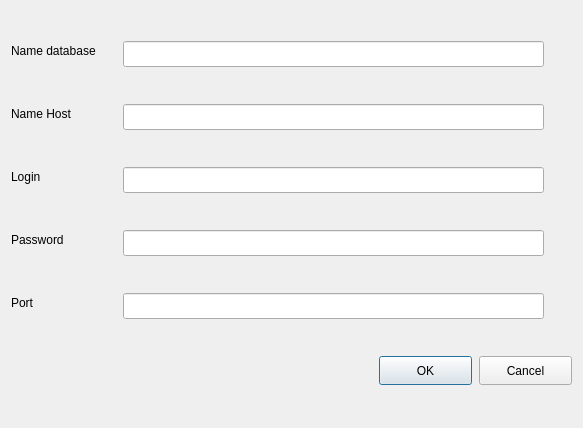
<?xml version="1.0" encoding="UTF-8"?>
<ui version="4.0">
 <class>linkDb</class>
 <widget class="QDialog" name="linkDb">
  <property name="geometry">
   <rect>
    <x>0</x>
    <y>0</y>
    <width>583</width>
    <height>428</height>
   </rect>
  </property>
  <property name="windowTitle">
   <string>Dialog</string>
  </property>
  <widget class="QLabel" name="nameDB">
   <property name="geometry">
    <rect>
     <x>11</x>
     <y>41</y>
     <width>105</width>
     <height>20</height>
    </rect>
   </property>
   <property name="text">
    <string>Name database</string>
   </property>
   <property name="buddy">
    <cstring>set_db_name</cstring>
   </property>
  </widget>
  <widget class="QLabel" name="host">
   <property name="geometry">
    <rect>
     <x>11</x>
     <y>104</y>
     <width>75</width>
     <height>20</height>
    </rect>
   </property>
   <property name="text">
    <string>Name Host</string>
   </property>
   <property name="buddy">
    <cstring>set_host_name</cstring>
   </property>
  </widget>
  <widget class="QLabel" name="login">
   <property name="geometry">
    <rect>
     <x>11</x>
     <y>167</y>
     <width>37</width>
     <height>20</height>
    </rect>
   </property>
   <property name="text">
    <string>Login</string>
   </property>
   <property name="buddy">
    <cstring>set_login</cstring>
   </property>
  </widget>
  <widget class="QLabel" name="password">
   <property name="geometry">
    <rect>
     <x>11</x>
     <y>230</y>
     <width>61</width>
     <height>20</height>
    </rect>
   </property>
   <property name="text">
    <string>Password</string>
   </property>
   <property name="buddy">
    <cstring>set_pass</cstring>
   </property>
  </widget>
  <widget class="QLabel" name="port">
   <property name="geometry">
    <rect>
     <x>11</x>
     <y>293</y>
     <width>26</width>
     <height>20</height>
    </rect>
   </property>
   <property name="text">
    <string>Port</string>
   </property>
   <property name="buddy">
    <cstring>set_port</cstring>
   </property>
  </widget>
  <widget class="QLineEdit" name="set_db_name">
   <property name="geometry">
    <rect>
     <x>123</x>
     <y>41</y>
     <width>421</width>
     <height>26</height>
    </rect>
   </property>
   <property name="autoFillBackground">
    <bool>false</bool>
   </property>
  </widget>
  <widget class="QLineEdit" name="set_host_name">
   <property name="geometry">
    <rect>
     <x>123</x>
     <y>104</y>
     <width>421</width>
     <height>26</height>
    </rect>
   </property>
  </widget>
  <widget class="QLineEdit" name="set_login">
   <property name="geometry">
    <rect>
     <x>123</x>
     <y>167</y>
     <width>421</width>
     <height>26</height>
    </rect>
   </property>
  </widget>
  <widget class="QLineEdit" name="set_pass">
   <property name="geometry">
    <rect>
     <x>123</x>
     <y>230</y>
     <width>421</width>
     <height>26</height>
    </rect>
   </property>
  </widget>
  <widget class="QLineEdit" name="set_port">
   <property name="geometry">
    <rect>
     <x>123</x>
     <y>293</y>
     <width>421</width>
     <height>26</height>
    </rect>
   </property>
  </widget>
  <widget class="QPushButton" name="Button_Ok">
   <property name="geometry">
    <rect>
     <x>379</x>
     <y>356</y>
     <width>93</width>
     <height>29</height>
    </rect>
   </property>
   <property name="text">
    <string>OK</string>
   </property>
  </widget>
  <widget class="QPushButton" name="Button_cancel">
   <property name="geometry">
    <rect>
     <x>479</x>
     <y>356</y>
     <width>93</width>
     <height>29</height>
    </rect>
   </property>
   <property name="text">
    <string>Cancel</string>
   </property>
  </widget>
 </widget>
 <resources/>
 <connections>
  <connection>
   <sender>Button_Ok</sender>
   <signal>clicked()</signal>
   <receiver>linkDb</receiver>
   <slot>close()</slot>
   <hints>
    <hint type="sourcelabel">
     <x>425</x>
     <y>370</y>
    </hint>
    <hint type="destinationlabel">
     <x>291</x>
     <y>213</y>
    </hint>
   </hints>
  </connection>
  <connection>
   <sender>Button_cancel</sender>
   <signal>clicked()</signal>
   <receiver>linkDb</receiver>
   <slot>close()</slot>
   <hints>
    <hint type="sourcelabel">
     <x>525</x>
     <y>370</y>
    </hint>
    <hint type="destinationlabel">
     <x>291</x>
     <y>213</y>
    </hint>
   </hints>
  </connection>
 </connections>
</ui>
